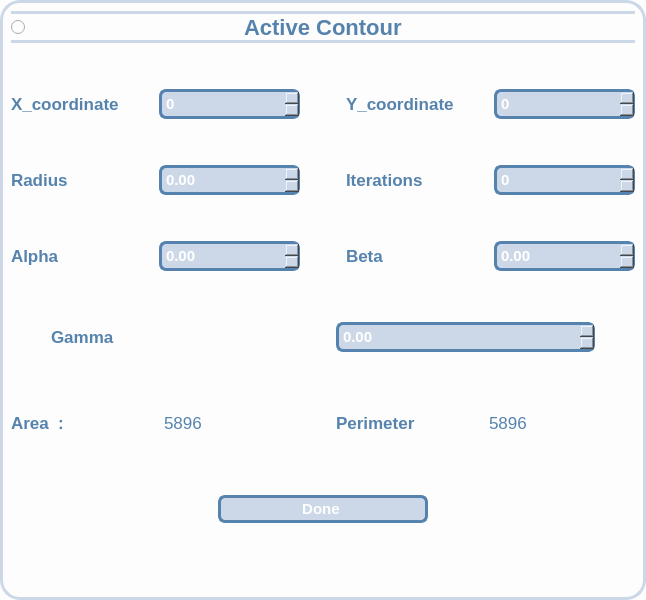
              <widget class="QWidget" name="widget_10" native="true">
               <property name="sizePolicy">
                <sizepolicy hsizetype="Expanding" vsizetype="Expanding">
                 <horstretch>0</horstretch>
                 <verstretch>0</verstretch>
                </sizepolicy>
               </property>
               <property name="styleSheet">
                <string notr="true">
background:#fdfdfd;
  border: 3px solid #ccd8e8;
  border-radius: 20px;</string>
               </property>
               <layout class="QHBoxLayout" name="horizontalLayout_19">
                <item>
                 <layout class="QVBoxLayout" name="verticalLayout_8">
                  <item>
                   <widget class="QRadioButton" name="RadioButton_ActiveContour">
                    <property name="font">
                     <font>
                      <pointsize>-1</pointsize>
                      <weight>75</weight>
                      <bold>true</bold>
                     </font>
                    </property>
                    <property name="styleSheet">
                     <string notr="true">Font-size:22px;
font-weight:bold;
background:#fdfdfd;
color:#5583ad;
 border-top: 3px solid #ccd8e8;
 border-bottom: 3px solid#ccd8e8;
border-left:None;
border-right:None;
</string>
                    </property>
                    <property name="text">
                     <string>                                   Active Contour                                      </string>
                    </property>
                    <property name="checked">
                     <bool>false</bool>
                    </property>
                   </widget>
                  </item>
                  <item>
                   <spacer name="verticalSpacer_8">
                    <property name="orientation">
                     <enum>Qt::Vertical</enum>
                    </property>
                    <property name="sizeHint" stdset="0">
                     <size>
                      <width>20</width>
                      <height>40</height>
                     </size>
                    </property>
                   </spacer>
                  </item>
                  <item>
                   <layout class="QHBoxLayout" name="horizontalLayout_20">
                    <item>
                     <widget class="QLabel" name="label_param_3">
                      <property name="font">
                       <font>
                        <pointsize>-1</pointsize>
                        <weight>75</weight>
                        <bold>true</bold>
                       </font>
                      </property>
                      <property name="styleSheet">
                       <string notr="true">Font-size:17px;
font-weight:bold;
background:#fdfdfd;
color:#5583ad;

border:None;</string>
                      </property>
                      <property name="text">
                       <string>X_coordinate</string>
                      </property>
                     </widget>
                    </item>
                    <item>
                     <widget class="QSpinBox" name="rg_threshold_spinbox_3">
                      <property name="font">
                       <font>
                        <pointsize>-1</pointsize>
                        <weight>75</weight>
                        <bold>true</bold>
                       </font>
                      </property>
                      <property name="styleSheet">
                       <string notr="true">Font-size:15px;
font-weight:bold;
background: #ccd8e8;
color:white;
border:3px solid black;
padding:2px;
border-radius:7px;
 border: 3px solid#5583ad;;</string>
                      </property>
                     </widget>
                    </item>
                    <item>
                     <spacer name="horizontalSpacer_49">
                      <property name="orientation">
                       <enum>Qt::Vertical</enum>
                      </property>
                      <property name="sizeHint" stdset="0">
                       <size>
                        <width>40</width>
                        <height>20</height>
                       </size>
                      </property>
                     </spacer>
                    </item>
                    <item>
                     <widget class="QLabel" name="label_param_6">
                      <property name="font">
                       <font>
                        <pointsize>-1</pointsize>
                        <weight>75</weight>
                        <bold>true</bold>
                       </font>
                      </property>
                      <property name="styleSheet">
                       <string notr="true">Font-size:17px;
font-weight:bold;
background:#fdfdfd;
color:#5583ad;

border:None;</string>
                      </property>
                      <property name="text">
                       <string>Y_coordinate</string>
                      </property>
                     </widget>
                    </item>
                    <item>
                     <widget class="QSpinBox" name="rg_threshold_spinbox_4">
                      <property name="font">
                       <font>
                        <pointsize>-1</pointsize>
                        <weight>75</weight>
                        <bold>true</bold>
                       </font>
                      </property>
                      <property name="styleSheet">
                       <string notr="true">Font-size:15px;
font-weight:bold;
background: #ccd8e8;
color:white;
border:3px solid black;
padding:2px;
border-radius:7px;
 border: 3px solid#5583ad;;</string>
                      </property>
                     </widget>
                    </item>
                   </layout>
                  </item>
                  <item>
                   <spacer name="verticalSpacer_9">
                    <property name="orientation">
                     <enum>Qt::Vertical</enum>
                    </property>
                    <property name="sizeHint" stdset="0">
                     <size>
                      <width>20</width>
                      <height>40</height>
                     </size>
                    </property>
                   </spacer>
                  </item>
                  <item>
                   <layout class="QHBoxLayout" name="horizontalLayout_29">
                    <item>
                     <widget class="QLabel" name="label_param_15">
                      <property name="font">
                       <font>
                        <pointsize>-1</pointsize>
                        <weight>75</weight>
                        <bold>true</bold>
                       </font>
                      </property>
                      <property name="styleSheet">
                       <string notr="true">Font-size:17px;
font-weight:bold;
background:#fdfdfd;
color:#5583ad;

border:None;</string>
                      </property>
                      <property name="text">
                       <string>Radius</string>
                      </property>
                     </widget>
                    </item>
                    <item>
                     <widget class="QDoubleSpinBox" name="rg_threshold_spinbox_13">
                      <property name="font">
                       <font>
                        <pointsize>-1</pointsize>
                        <weight>75</weight>
                        <bold>true</bold>
                       </font>
                      </property>
                      <property name="styleSheet">
                       <string notr="true">Font-size:15px;
font-weight:bold;
background: #ccd8e8;
color:white;
border:3px solid black;
padding:2px;
border-radius:7px;
 border: 3px solid#5583ad;;</string>
                      </property>
                     </widget>
                    </item>
                    <item>
                     <spacer name="horizontalSpacer_47">
                      <property name="orientation">
                       <enum>Qt::Vertical</enum>
                      </property>
                      <property name="sizeHint" stdset="0">
                       <size>
                        <width>40</width>
                        <height>20</height>
                       </size>
                      </property>
                     </spacer>
                    </item>
                    <item>
                     <widget class="QLabel" name="label_param_16">
                      <property name="font">
                       <font>
                        <pointsize>-1</pointsize>
                        <weight>75</weight>
                        <bold>true</bold>
                       </font>
                      </property>
                      <property name="styleSheet">
                       <string notr="true">Font-size:17px;
font-weight:bold;
background:#fdfdfd;
color:#5583ad;

border:None;</string>
                      </property>
                      <property name="text">
                       <string>Iterations</string>
                      </property>
                     </widget>
                    </item>
                    <item>
                     <widget class="QSpinBox" name="rg_threshold_spinbox_14">
                      <property name="font">
                       <font>
                        <pointsize>-1</pointsize>
                        <weight>75</weight>
                        <bold>true</bold>
                       </font>
                      </property>
                      <property name="styleSheet">
                       <string notr="true">Font-size:15px;
font-weight:bold;
background: #ccd8e8;
color:white;
border:3px solid black;
padding:2px;
border-radius:7px;
 border: 3px solid#5583ad;;</string>
                      </property>
                     </widget>
                    </item>
                   </layout>
                  </item>
                  <item>
                   <spacer name="verticalSpacer_15">
                    <property name="orientation">
                     <enum>Qt::Vertical</enum>
                    </property>
                    <property name="sizeHint" stdset="0">
                     <size>
                      <width>20</width>
                      <height>40</height>
                     </size>
                    </property>
                   </spacer>
                  </item>
                  <item>
                   <layout class="QHBoxLayout" name="horizontalLayout_26">
                    <item>
                     <widget class="QLabel" name="label_param_7">
                      <property name="font">
                       <font>
                        <pointsize>-1</pointsize>
                        <weight>75</weight>
                        <bold>true</bold>
                       </font>
                      </property>
                      <property name="styleSheet">
                       <string notr="true">Font-size:17px;
font-weight:bold;
background:#fdfdfd;
color:#5583ad;

border:None;</string>
                      </property>
                      <property name="text">
                       <string>Alpha</string>
                      </property>
                     </widget>
                    </item>
                    <item>
                     <widget class="QDoubleSpinBox" name="rg_threshold_spinbox_5">
                      <property name="font">
                       <font>
                        <pointsize>-1</pointsize>
                        <weight>75</weight>
                        <bold>true</bold>
                       </font>
                      </property>
                      <property name="styleSheet">
                       <string notr="true">Font-size:15px;
font-weight:bold;
background: #ccd8e8;
color:white;
border:3px solid black;
padding:2px;
border-radius:7px;
 border: 3px solid#5583ad;;</string>
                      </property>
                     </widget>
                    </item>
                    <item>
                     <spacer name="horizontalSpacer_43">
                      <property name="orientation">
                       <enum>Qt::Vertical</enum>
                      </property>
                      <property name="sizeHint" stdset="0">
                       <size>
                        <width>40</width>
                        <height>20</height>
                       </size>
                      </property>
                     </spacer>
                    </item>
                    <item>
                     <widget class="QLabel" name="label_param_8">
                      <property name="font">
                       <font>
                        <pointsize>-1</pointsize>
                        <weight>75</weight>
                        <bold>true</bold>
                       </font>
                      </property>
                      <property name="styleSheet">
                       <string notr="true">Font-size:17px;
font-weight:bold;
background:#fdfdfd;
color:#5583ad;

border:None;</string>
                      </property>
                      <property name="text">
                       <string>Beta</string>
                      </property>
                     </widget>
                    </item>
                    <item>
                     <widget class="QDoubleSpinBox" name="rg_threshold_spinbox_6">
                      <property name="font">
                       <font>
                        <pointsize>-1</pointsize>
                        <weight>75</weight>
                        <bold>true</bold>
                       </font>
                      </property>
                      <property name="styleSheet">
                       <string notr="true">Font-size:15px;
font-weight:bold;
background: #ccd8e8;
color:white;
border:3px solid black;
padding:2px;
border-radius:7px;
 border: 3px solid#5583ad;;</string>
                      </property>
                     </widget>
                    </item>
                   </layout>
                  </item>
                  <item>
                   <spacer name="verticalSpacer_10">
                    <property name="orientation">
                     <enum>Qt::Vertical</enum>
                    </property>
                    <property name="sizeHint" stdset="0">
                     <size>
                      <width>20</width>
                      <height>40</height>
                     </size>
                    </property>
                   </spacer>
                  </item>
                  <item>
                   <layout class="QHBoxLayout" name="horizontalLayout_28">
                    <item>
                     <spacer name="horizontalSpacer_37">
                      <property name="orientation">
                       <enum>Qt::Vertical</enum>
                      </property>
                      <property name="sizeHint" stdset="0">
                       <size>
                        <width>40</width>
                        <height>20</height>
                       </size>
                      </property>
                     </spacer>
                    </item>
                    <item>
                     <widget class="QLabel" name="label_param_11">
                      <property name="font">
                       <font>
                        <pointsize>-1</pointsize>
                        <weight>75</weight>
                        <bold>true</bold>
                       </font>
                      </property>
                      <property name="styleSheet">
                       <string notr="true">Font-size:17px;
font-weight:bold;
background:#fdfdfd;
color:#5583ad;

border:None;</string>
                      </property>
                      <property name="text">
                       <string>Gamma</string>
                      </property>
                     </widget>
                    </item>
                    <item>
                     <spacer name="verticalSpacer_47">
                      <property name="orientation">
                       <enum>Qt::Vertical</enum>
                      </property>
                      <property name="sizeHint" stdset="0">
                       <size>
                        <width>20</width>
                        <height>40</height>
                       </size>
                      </property>
                     </spacer>
                    </item>
                    <item>
                     <widget class="QDoubleSpinBox" name="rg_threshold_spinbox_9">
                      <property name="font">
                       <font>
                        <pointsize>-1</pointsize>
                        <weight>75</weight>
                        <bold>true</bold>
                       </font>
                      </property>
                      <property name="styleSheet">
                       <string notr="true">Font-size:15px;
font-weight:bold;
background: #ccd8e8;
color:white;
border:3px solid black;
padding:2px;
border-radius:7px;
 border: 3px solid#5583ad;;</string>
                      </property>
                     </widget>
                    </item>
                    <item>
                     <spacer name="horizontalSpacer_45">
                      <property name="orientation">
                       <enum>Qt::Vertical</enum>
                      </property>
                      <property name="sizeHint" stdset="0">
                       <size>
                        <width>40</width>
                        <height>20</height>
                       </size>
                      </property>
                     </spacer>
                    </item>
                   </layout>
                  </item>
                  <item>
                   <spacer name="verticalSpacer_13">
                    <property name="orientation">
                     <enum>Qt::Vertical</enum>
                    </property>
                    <property name="sizeHint" stdset="0">
                     <size>
                      <width>20</width>
                      <height>40</height>
                     </size>
                    </property>
                   </spacer>
                  </item>
                  <item>
                   <layout class="QHBoxLayout" name="horizontalLayout_30">
                    <item>
                     <widget class="QLabel" name="label_param_12">
                      <property name="font">
                       <font>
                        <pointsize>-1</pointsize>
                        <weight>75</weight>
                        <bold>true</bold>
                       </font>
                      </property>
                      <property name="styleSheet">
                       <string notr="true">Font-size:17px;
font-weight:bold;
background:#fdfdfd;
color:#5583ad;

border:None;</string>
                      </property>
                      <property name="text">
                       <string>Area  :</string>
                      </property>
                     </widget>
                    </item>
                    <item>
                     <widget class="QLabel" name="label">
                      <property name="styleSheet">
                       <string notr="true">border:None;
color:#5583ad;
Font-size:17px;</string>
                      </property>
                      <property name="text">
                       <string>5896</string>
                      </property>
                     </widget>
                    </item>
                    <item>
                     <spacer name="verticalSpacer_48">
                      <property name="orientation">
                       <enum>Qt::Vertical</enum>
                      </property>
                      <property name="sizeHint" stdset="0">
                       <size>
                        <width>20</width>
                        <height>40</height>
                       </size>
                      </property>
                     </spacer>
                    </item>
                    <item>
                     <widget class="QLabel" name="label_param_19">
                      <property name="font">
                       <font>
                        <pointsize>-1</pointsize>
                        <weight>75</weight>
                        <bold>true</bold>
                       </font>
                      </property>
                      <property name="styleSheet">
                       <string notr="true">Font-size:17px;
font-weight:bold;
background:#fdfdfd;
color:#5583ad;

border:None;</string>
                      </property>
                      <property name="text">
                       <string>Perimeter</string>
                      </property>
                     </widget>
                    </item>
                    <item>
                     <widget class="QLabel" name="label_2">
                      <property name="styleSheet">
                       <string notr="true">border:None;
color:#5583ad;
Font-size:17px;</string>
                      </property>
                      <property name="text">
                       <string>5896</string>
                      </property>
                     </widget>
                    </item>
                   </layout>
                  </item>
                  <item>
                   <widget class="Line" name="line_5">
                    <property name="font">
                     <font>
                      <pointsize>5</pointsize>
                     </font>
                    </property>
                    <property name="styleSheet">
                     <string notr="true">border: 1px solid black;</string>
                    </property>
                    <property name="lineWidth">
                     <number>0</number>
                    </property>
                    <property name="orientation">
                     <enum>Qt::Vertical</enum>
                    </property>
                   </widget>
                  </item>
                  <item>
                   <spacer name="verticalSpacer_11">
                    <property name="orientation">
                     <enum>Qt::Vertical</enum>
                    </property>
                    <property name="sizeHint" stdset="0">
                     <size>
                      <width>20</width>
                      <height>40</height>
                     </size>
                    </property>
                   </spacer>
                  </item>
                  <item>
                   <layout class="QHBoxLayout" name="horizontalLayout_31">
                    <item>
                     <spacer name="horizontalSpacer_41">
                      <property name="orientation">
                       <enum>Qt::Vertical</enum>
                      </property>
                      <property name="sizeHint" stdset="0">
                       <size>
                        <width>40</width>
                        <height>20</height>
                       </size>
                      </property>
                     </spacer>
                    </item>
                    <item>
                     <spacer name="horizontalSpacer_6">
                      <property name="orientation">
                       <enum>Qt::Horizontal</enum>
                      </property>
                      <property name="sizeHint" stdset="0">
                       <size>
                        <width>40</width>
                        <height>20</height>
                       </size>
                      </property>
                     </spacer>
                    </item>
                    <item>
                     <widget class="QPushButton" name="pushButton">
                      <property name="styleSheet">
                       <string notr="true">Font-size:15px;
font-weight:bold;
background: #ccd8e8;
color:white;
border:3px solid black;
padding:2px;
border-radius:7px;
 border: 3px solid#5583ad;;</string>
                      </property>
                      <property name="text">
                       <string>                   Done                    </string>
                      </property>
                     </widget>
                    </item>
                    <item>
                     <spacer name="horizontalSpacer_7">
                      <property name="orientation">
                       <enum>Qt::Horizontal</enum>
                      </property>
                      <property name="sizeHint" stdset="0">
                       <size>
                        <width>40</width>
                        <height>20</height>
                       </size>
                      </property>
                     </spacer>
                    </item>
                    <item>
                     <spacer name="horizontalSpacer_46">
                      <property name="orientation">
                       <enum>Qt::Vertical</enum>
                      </property>
                      <property name="sizeHint" stdset="0">
                       <size>
                        <width>40</width>
                        <height>20</height>
                       </size>
                      </property>
                     </spacer>
                    </item>
                   </layout>
                  </item>
                  <item>
                   <spacer name="horizontalSpacer_40">
                    <property name="orientation">
                     <enum>Qt::Vertical</enum>
                    </property>
                    <property name="sizeHint" stdset="0">
                     <size>
                      <width>40</width>
                      <height>20</height>
                     </size>
                    </property>
                   </spacer>
                  </item>
                  <item>
                   <spacer name="horizontalSpacer_14">
                    <property name="orientation">
                     <enum>Qt::Vertical</enum>
                    </property>
                    <property name="sizeHint" stdset="0">
                     <size>
                      <width>40</width>
                      <height>20</height>
                     </size>
                    </property>
                   </spacer>
                  </item>
                  <item>
                   <spacer name="horizontalSpacer_15">
                    <property name="orientation">
                     <enum>Qt::Vertical</enum>
                    </property>
                    <property name="sizeHint" stdset="0">
                     <size>
                      <width>40</width>
                      <height>20</height>
                     </size>
                    </property>
                   </spacer>
                  </item>
                  <item>
                   <widget class="Line" name="line_6">
                    <property name="styleSheet">
                     <string notr="true">border: 0.5px solid black;</string>
                    </property>
                    <property name="orientation">
                     <enum>Qt::Vertical</enum>
                    </property>
                   </widget>
                  </item>
                 </layout>
                </item>
               </layout>
              </widget>
